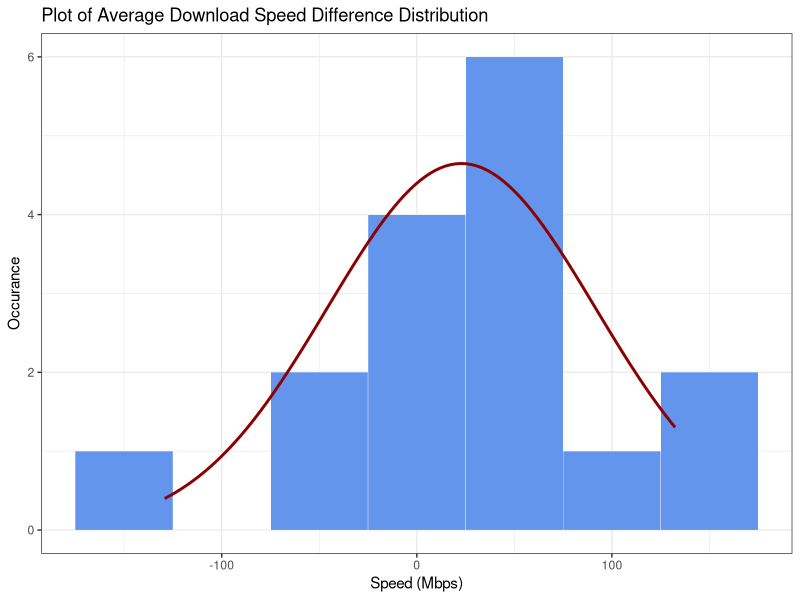
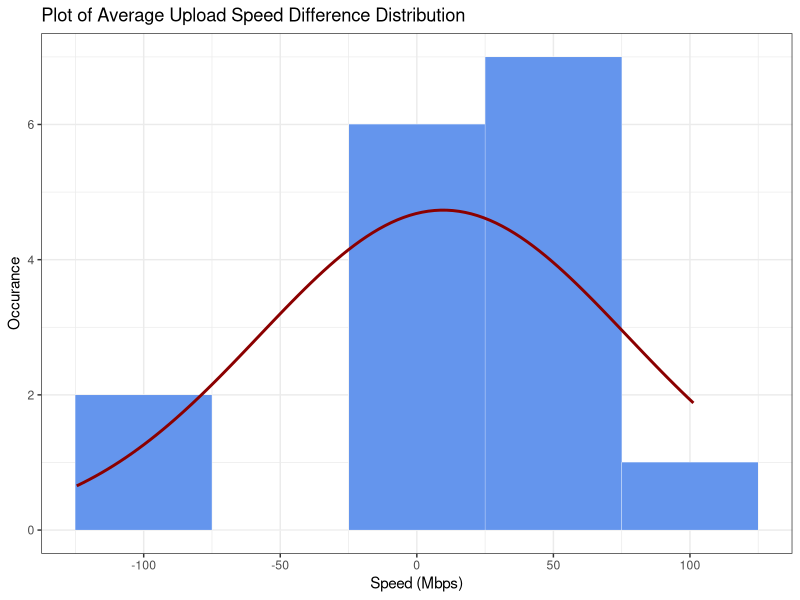

The R script that drew these images, in order:
## ---- chunk 1
# if not installed use: install.packages("package_name")
library(readxl)
library(psych)

hanson_data= read_excel("datasheet.xlsx", sheet="Hanson")
oldmain_data= read_excel("datasheet.xlsx", sheet="Old Main")
## ---- chunk 2
# get the differece between download and upload speeds for each building
result <- data.frame(download_diff = hanson_data$`Download Speed (Mbps)` - oldmain_data$`Download Speed (Mbps)`, 
                     upload_diff = hanson_data$`Upload Speed (Mbps)` - oldmain_data$`Upload Speed (Mbps)`)

## ---- chunk 3
summary(result$download_diff)
## ---- chunk 4
summary(result$upload_diff)
## ---- chunk 5
download_sd <- sd(result$download_diff)
download_mean <- mean(result$download_diff)

upload_sd <- sd(result$upload_diff)
upload_mean <- mean(result$upload_diff)

#use ggplot2
library(ggplot2)

plot_dist_hist <- function(n,mean,sd,binwidth) {
  df <- data.frame(x = rnorm(n, mean, sd))
  ggplot(df, aes(x = x, mean = mean, sd = sd, binwidth = binwidth, n = n)) +
    theme_bw() +
    geom_histogram(binwidth = binwidth, 
        colour = "white", fill = "cornflowerblue", linewidth = 0.1) +
stat_function(fun = function(x) dnorm(x, mean = mean, sd = sd) * n * binwidth,
    color = "darkred", linewidth = 1)
}
n = 16
binwidth = 50 # passed to geom_histogram and stat_function
set.seed(1)


plot_dist_hist(n, download_mean, download_sd, binwidth) + labs( title = "Plot of Average Download Speed Difference Distribution", x="Speed (Mbps)", y="Occurance")
plot_dist_hist(n, upload_mean, upload_sd, binwidth)+ labs( title = "Plot of Average Upload Speed Difference Distribution", x="Speed (Mbps)", y="Occurance")
